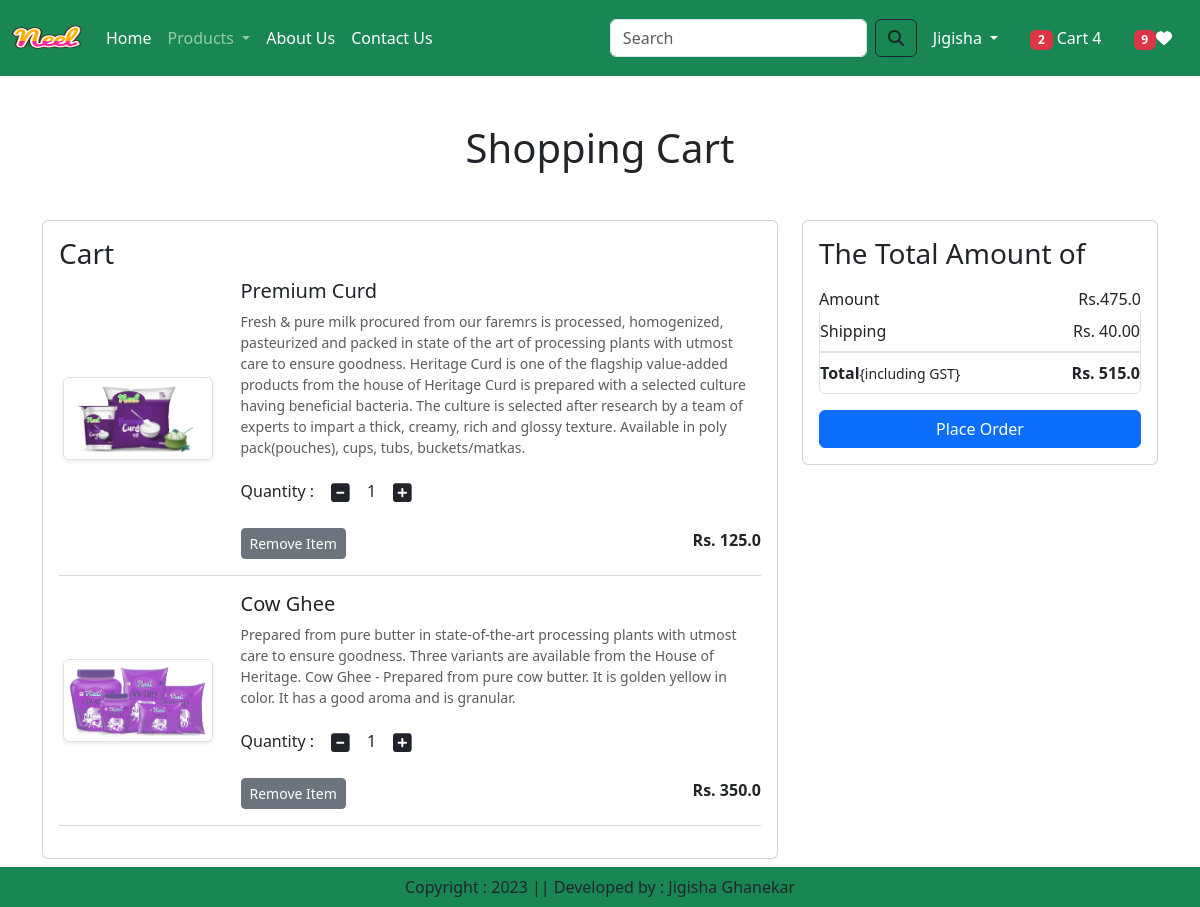
The page /cart/ (signed in) on the database its author committed.
### app/models.py (models this page shows, shortened)
class Cart(models.Model):
    user = models.ForeignKey(User, on_delete = models.CASCADE)
    product = models.ForeignKey(Product, on_delete = models.CASCADE)
    quantity = models.PositiveIntegerField(default=1)

class Product(models.Model):
    title = models.CharField(max_length=100)
    selling_price = models.FloatField()
    discounted_price = models.FloatField()
    description = models.TextField()
    composition = models.TextField(default='')
    prodapp = models.TextField(default='')
    category = models.CharField(choices=CATEGORY_CHOICES, max_length=2)
    product_image = models.ImageField(upload_to='product')

### app/views.py (the view)
# urls.py: path('cart/', views.show_cart, name="showcart"),
@login_required
def show_cart(request):
    user = request.user
    cart = Cart.objects.filter(user=user)
    amount = 0
    for p in cart:
        value = p.quantity * p.product.discounted_price
        amount = amount + value
    totalamount = amount + 40    #40rs is the shipping charge
    totalitem = 0
    wishitem = 0
    if request.user.is_authenticated:
        totalitem = len(Cart.objects.filter(user=request.user))
        wishitem = len(Wishlist.objects.filter(user=request.user))
    return render(request, 'app/addtocart.html', locals())

### app/templates/app/addtocart.html (shortened to what this page needs)
{% extends 'app/base.html' %}
{% load static %}
{% block main-content %}
<div class="container my-5">
    <div class="row">
        {% if cart %}
            <h1 class="text-center mb-5">Shopping Cart</h1>
            <div class="col-sm-8">
                <div class="card">
                    <div class="card-body">
                        <h3>Cart</h3>
                        {% for item in cart %}
                            <div class="row">
                                <div class="col-sm-3 text-center align-self-center"><img src="{{item.product.product_image.url}}" alt="" scrset="" class="img-fluid img-thumbnail shadow-sm" height="150" width="150"></div>
                                <div class="col-sm-9">
                                    <div>
                                        <h5>{{item.product.title}}</h5>
                                        <p class="mb-2 text-muted small">{{item.product.description}}</p>
                                        <div class="my-3">
                                            <label for="quantity">Quantity : </label>
                                            <a class="minus-cart btn" pid={{item.product.id}}><i class="fa fa-minus-square fa-lg"></i></a>
                                            <span id="quantity">{{item.quantity}}</span>
                                            <a href="" class="plus-cart btn" pid="{{item.product.id}}"><i class="fa fa-plus-square fa-lg"></i></a>
                                        </div>
                                        <div class="d-flex justify-content-between">
                                        <a href="#" class="remove-cart btn btn-sm btn-secondary mr-3" pid="{{item.product.id}}">Remove Item</a>
                                        <p class="mb-0"><span><strong>Rs. {{item.product.discounted_price}}</strong></span></p>
                                        </div>
                                    </div>
                                </div>
                            </div>
                            <hr class="text-muted">
                        {% endfor %}
                    </div>
                </div>
            </div>
            <div class="col-sm-4">
                <div class="card">
                    <div class="card-body">
                        <h3>The Total Amount of</h3>
                        <ul class="list-group">
                            <li class="list-group-item d-flex justify-content-between align-items-center border-0 px-0 pb-0">Amount <span id="amount">Rs.{{amount}}</span></li>
                            <li class="list-group-item d-flex justify-content-between align-items-center px-0">Shipping <span>Rs. 40.00</span></li>
                            <li class="list-group-item d-flex justify-content-between align-items-center border px-0 mb-3">
                                <div>
                                    <strong>Total</strong><small>{including GST}</small>
                                </div>
                                <span id="totalamount"><strong>Rs. {{totalamount}}</strong></span>
                            </li>
                        </ul>
                        <div class="d-grid"><a href="{% url 'checkout' %}" class="btn btn-primary">Place Order</a></div>
                    </div>
                </div>
            </div>
            {% else %}
            <h1 class="text-center mb-5">Cart Is Empty!</h1>
        {% endif %}
    </div>
</div>
{% endblock main-content %}

### rows shown on the page
Cart: product.product_image (picture), product "Premium Curd", product.description "Fresh & pure milk procured from our faremrs is processed, homogenized, pasteurized and packed in state of the art of processing plants with utmost care to ensure goodness. Heritage Curd is one of the flagship value-added products from the house of Heritage Curd is prepared with a selected culture having beneficial bacteria. The culture is selected after research by a team of experts to impart a thick, creamy, rich and glossy texture. Available in poly pack(pouches), cups, tubs, buckets/matkas.", quantity "1", product.discounted_price "125.0"
Cart: product.product_image (picture), product "Cow Ghee", product.description "Prepared from pure butter in state-of-the-art processing plants with utmost care to ensure goodness. Three variants are available from the House of Heritage. Cow Ghee - Prepared from pure cow butter. It is golden yellow in color. It has a good aroma and is granular.", quantity "1", product.discounted_price "350.0"

### other values the page prints
{{ totalitem }} "2"
{{ wishitem }} "9"
{{ amount }} "475.0"
{{ totalamount }} "515.0"
